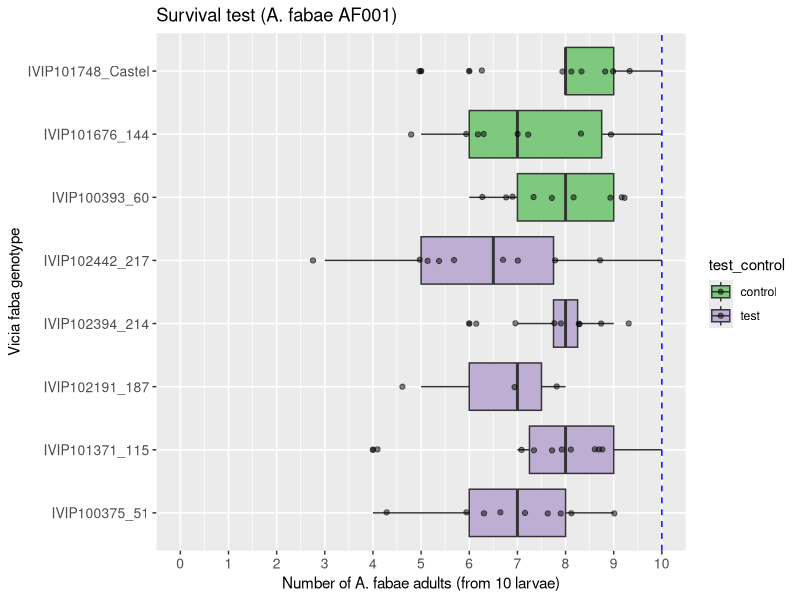
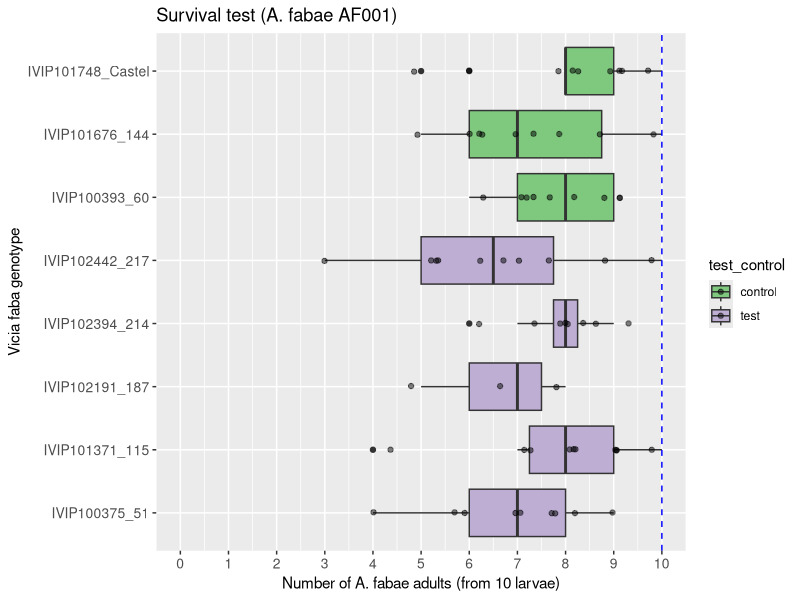
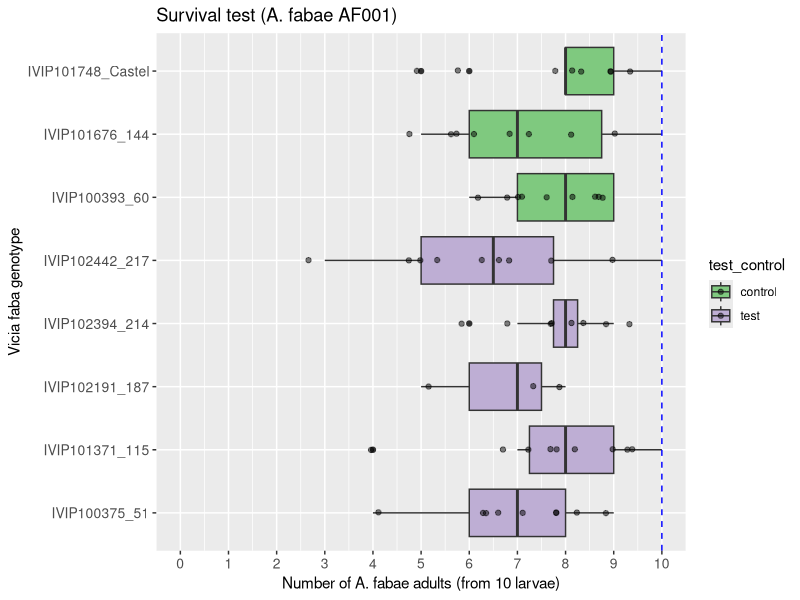

Here is the R script that generated these plots, in order:
suppressPackageStartupMessages(library("tidyverse"))
suppressPackageStartupMessages(library("multcomp"))    
suppressPackageStartupMessages(library("MASS"))    
suppressPackageStartupMessages(library("emmeans"))

################################
## Import of survival data
################################

fabae_counts <- read.csv("01.data/P2-XP005_fabae_afabae_survival_with_controls/P2-XP005_survival_assay.csv", 
                         stringsAsFactors = F) %>% 
  mutate(short_code = as.character(short_code)) %>% 
  mutate(genotype = paste(ivip_code, short_code, sep = "_")) %>%
  # add a column labeled with test and controls if the column nb_zero_afabae contains 0/ string
  mutate(test_control = ifelse(percentage_zero_afabae == 0, yes = "control", no = "test")) %>%
  arrange(desc(test_control))

good_genotype_order <- fabae_counts %>% pull(genotype) %>% unique()

fabae_counts$genotype <- factor(fabae_counts$genotype, levels = good_genotype_order)
  
######
# Plot
######

p_adults <- 
  fabae_counts %>% 
  ggplot(., aes(x = genotype, y = nb_adults_observed, fill = test_control)) +
  geom_boxplot() +
  geom_jitter(width = 0.01, alpha=0.5) +
  scale_fill_brewer(type = 'qual', palette = 1) +
  ggtitle("Survival test (A. fabae AF001)") +
  labs(x = "Vicia faba genotype", y = "Number of A. fabae adults (from 10 larvae)") +
  theme(axis.text = element_text(size = 10)) +
  scale_y_continuous(limits = c(0,10), breaks = c(0,5,10)) +
  coord_flip() +
  # create a y axis numbered from 0 to 10 with 1 unit intervals
  scale_y_continuous(breaks = seq(0, 10, 1), limits = c(0,10)) +
  geom_hline(yintercept = 10, colour = "blue", linetype = "dashed"); p_adults

ggsave(plot = p_adults, 
       filename = "02.analyses/P2-XP005_faba_afabae_AF001_survival_with_controls/adult_survival_plot.png")
ggsave(plot = p_adults, 
       filename = "02.analyses/P2-XP005_faba_afabae_AF001_survival_with_controls/adult_survival_plot.pdf")


############################################
# Stats: GLM and GLMM models and comparisons
############################################

# GLM models: no random effects
glm_null_model <- glm.nb(formula = nb_adults_observed ~ 1, 
                         data = fabae_counts)
glm_geno_model <- glm.nb(formula = nb_adults_observed ~ genotype, 
                         data = fabae_counts)


# GLMM models: with biological replicate (plant) as random effect
glmer_null_model <- lme4::glmer.nb(formula = nb_adults_observed ~ 1 + (1|biol_replicate), 
                                   data = fabae_counts,  
                                   control = lme4::glmerControl(optimizer = "bobyqa"))
glmer_geno_model <- lme4::glmer.nb(formula = nb_adults_observed ~ genotype + (1|biol_replicate), 
                                   data = fabae_counts,  
                                   control = lme4::glmerControl(optimizer = "bobyqa"))

anova(glm_null_model, glm_geno_model)
anova(glmer_null_model, glmer_geno_model)

# Conclusions: no difference between random model and genotype model.

#############################
# Stats: post-hoc comparisons
#############################

pairs(emmeans(glm_geno_model, "genotype")) %>% 
  broom::tidy() %>%
  # filter rows that contains string 'Castell'
  dplyr::filter(., grepl("Castel",contrast))

pairs(emmeans(glmer_geno_model, "genotype")) %>% 
  broom::tidy() %>%
  # filter rows that contains string 'Castell'
  dplyr::filter(., grepl("Castel",contrast))

# Conclusions: no difference between genotypes
